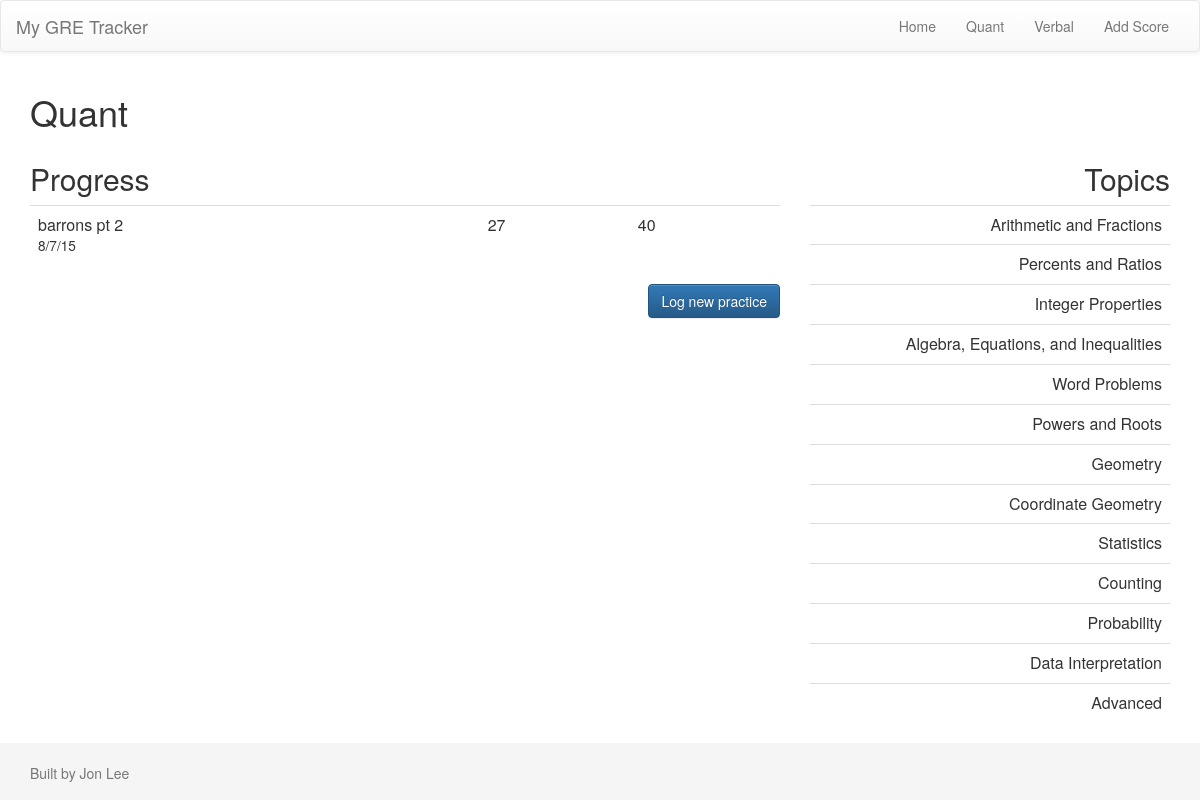
Page /quant on the committed database.
### tables this page shows
CREATE TABLE `quantpractice` (
	`topic`	TEXT,
	`date`	TEXT,
	`correct`	INTEGER,
	`total`	INTEGER
);

### app.py (the view)
@app.route('/quant')
def quant():
	topics = parse("quant")
	g.db = connect_db()
	cur = g.db.execute('select * from quantpractice')
	practice = [dict(topic = row[0], date = row[1], correct = row[2], total = row[3]) for row in cur.fetchall()]
	g.db.close()
	return render_template("quant.html", topics = topics, practice = practice)

### app.py (called while the page is built)
def connect_db():
	return sqlite3.connect(app.database)

### parse.py (called while the page is built)
def parse(section):
	with open(section+".json") as datafile:
		data = json.load(datafile)
	topics = []
	for x in data:
		topics.append(x['topic'])
	return topics

### templates/quant.html (shortened to what this page needs)
{% extends "base.html" %}
{% block content %}
	<div class = "col-md-12">
		<h1>Quant</h1>
	</div>
	<div class = "col-md-8">
		<h2>Progress</h2>
		<table class = "table">
			{% for p in practice %}
				<tr>
					<td>
						{{ p['topic'] }}
						<br>
						<small>{{ p['date'] }}</small>
					</td>
					<td>{{ p['correct'] }}</td>
					<td>{{ p['total'] }}</td>
				</tr>
			{% endfor %}
		</table>
		<form action = "/quantlog">
			<button class = "btn btn-primary newscore">
				Log new practice
			</button>
		</form>
	</div>
	<div class = "col-md-4">
		<h2 class = "topics">Topics</h2>
		<table class = "table">
			{% for topic in topics %}
				<tr>
					<td class = "topics">{{ topic }}</td>
				</tr>
			{% endfor %}
		</table>
	</div>
{% endblock %}

### static/style.css (style rules this page uses)
.newscore { float:right; margin-bottom: 20px; }
html { position: relative; min-height: 100%; }
body { margin-bottom: 60px; }
.topics { text-align: right !important; }

### rows in the picture
quantpractice: topic "barrons pt 2", date "8/7/15", correct "27", total "40"

### other values in the picture
{{ topic }} "Arithmetic and Fractions" "Percents and Ratios" "Integer Properties" "Algebra, Equations, and Inequalities" "Word Problems" "Powers and Roots" "Geometry" "Coordinate Geometry" "Statistics" "Counting" "Probability" "Data Interpretation" "Advanced"
